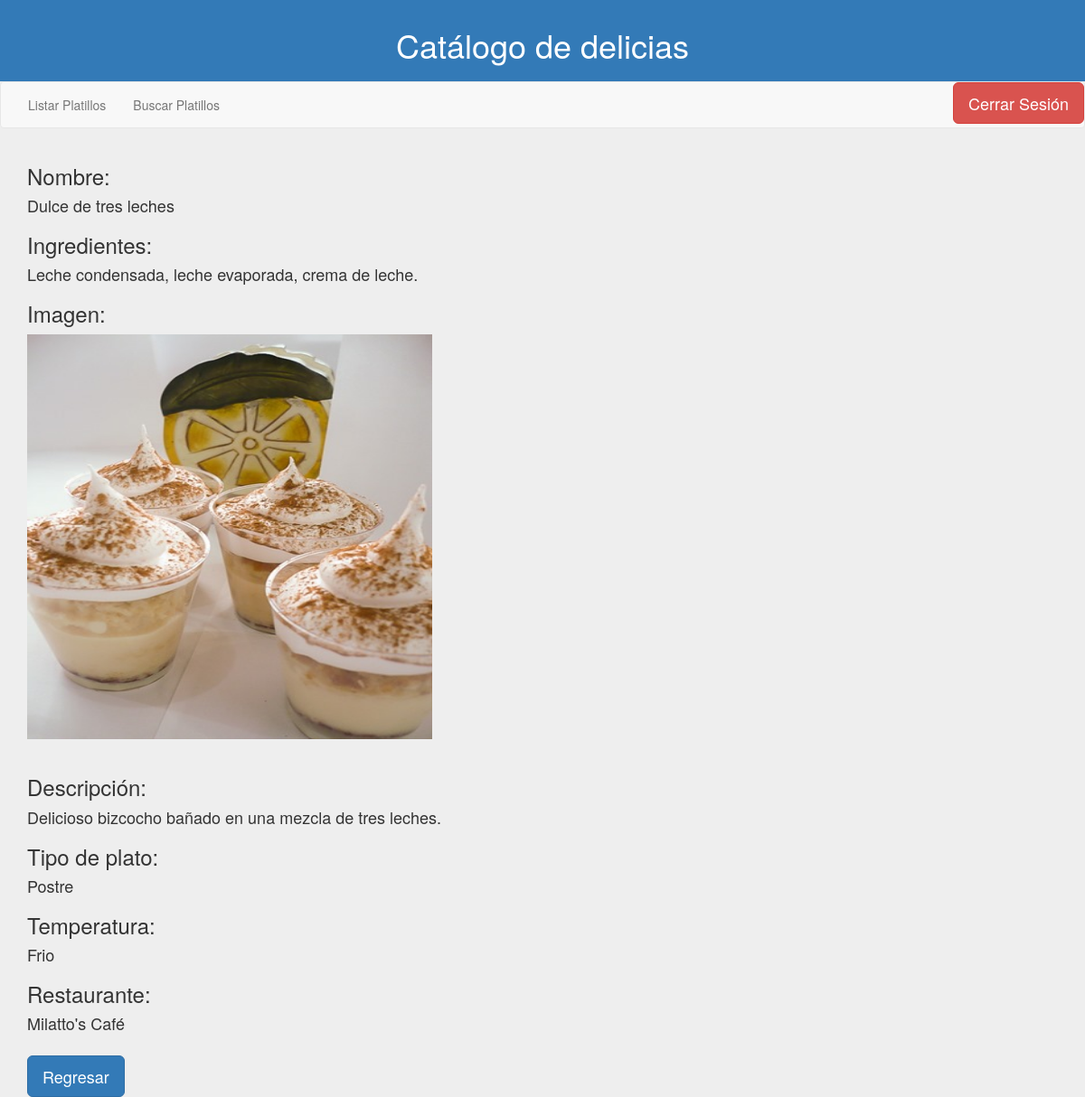
Page /home/viewDish/15/ (signed in) on the committed database.
### catalogoapp/models.py (models this page shows, shortened)
class Dish(models.Model):
    name = models.TextField(max_length=50)
    ingredients = models.TextField()
    image = models.ImageField(upload_to='photos/',null=True)
    description = models.TextField()
    dish_choice = models.ForeignKey(DishType)
    dish_category = models.ForeignKey(DishCategory,null=True)
    temperature = models.ForeignKey(DishTemperature)
    restaurant = models.ForeignKey(Restaurant)
    class Meta:
        verbose_name = "Dish"
        verbose_name_plural = "Dishes"

class DishType(models.Model):
    name = models.TextField(max_length=25)
    def __str__(self):
        return self.name
    class Meta:
        verbose_name = "Tipo"
        verbose_name_plural = "Tipos"

class DishTemperature(models.Model):
    name = models.TextField(max_length=25)
    def __str__(self):
        return self.name
    class Meta:
        verbose_name = "Temperatura"
        verbose_name_plural = "Temperaturas"

class Restaurant(models.Model):
    name = models.TextField(max_length=50)
    address = models.TextField()
    owner = models.TextField(max_length=50)
    phone_number = models.TextField(max_length=15)
    def __str__(self):
        return self.name
    class Meta:
        verbose_name = "Restaurant"
        verbose_name_plural = "Restaurants"

### catalogoapp/views.py (the view)
# urls.py: url(r'^home/viewDish/(?P<id_dish>\d+)/$',viewDish, name="viewDish"),
def viewDish(request,id_dish):
    if (request.user.is_authenticated and (request.user.profile.role.name == "Cliente"
        or request.user.profile.role.name == "Ayudante")):
        dish = Dish.objects.get(id = id_dish)
        return render(request,'detailDish.html',{'role':request.user.profile.role.name,"dish":dish})
    else:
        return redirect('noAccess')

### catalogoapp/templates/detailDish.html
{% extends 'home.html' %}
{% block content2 %}
<main class="container" role='main'>
  <h3>Nombre:</h3> <h4>{{ dish.name }}</h4>
  <h3>Ingredientes:</h3> <h4>{{ dish.ingredients }}</h4>
  <h3>Imagen:</h3> <img style="height:32em; width:32em;" src="{{ dish.image.url }}" class="img-responsive"/><br>
  <h3>Descripción:</h3> <h4>{{ dish.description }}</h4>
  <h3>Tipo de plato:</h3> <h4>{{ dish.dish_choice }}</h4>
  <h3>Temperatura:</h3> <h4>{{ dish.temperature }}</h4>
  <h3>Restaurante:</h3> <h4>{{ dish.restaurant }}</h4>
  <input class="btn btn-lg btn-primary" type=button value="Regresar" onClick="javascript:history.go(-1);">
</main>
{% endblock content2 %}

### rows in the picture
Dish: name "Dulce de tres leches", ingredients "Leche condensada, leche evaporada, crema de leche.", image (picture), description "Delicioso bizcocho bañado en una mezcla de tres leches.", dish_choice "Postre", temperature "Frio", restaurant "Milatto's Café"
